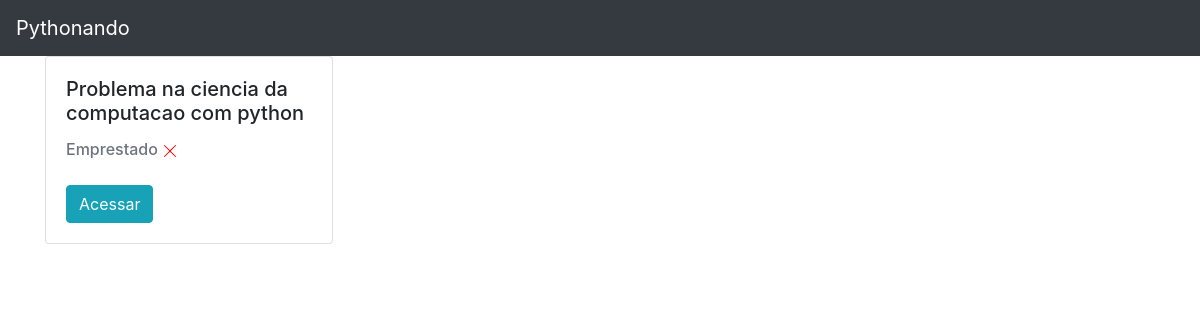
Page /livro/home/ (signed in) on the earlier database version.
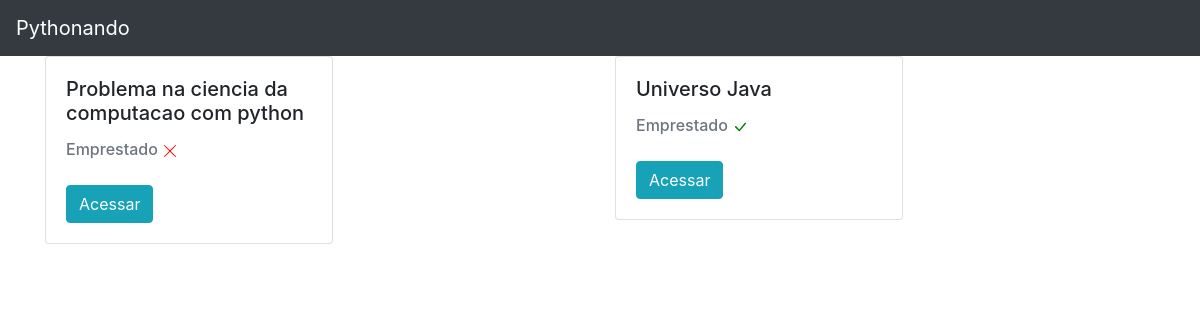
Same page on the later database version.
### livro/models.py (models this page shows, shortened)
class Livros(models.Model):
    nome = models.CharField(max_length=100)
    autor = models.CharField(max_length=30)
    co_author = models.CharField(max_length=30, blank=True, null=True)
    data_cadastro = models.DateField(default=date.today)
    emprestado = models.BooleanField(default=False)
    nome_emprestado = models.CharField(max_length=30, blank=True, null=True)
    data_emprestimo = models.DateTimeField(blank=True, null=True)
    data_devolucao = models.DateTimeField(blank=True, null=True)
    tempo_duracao = models.DateField(blank=True, null=True)
    categoria = models.ForeignKey(Categoria, on_delete=models.DO_NOTHING)
    usuario = models.ForeignKey(Usuario, on_delete=models.DO_NOTHING)
    class Meta:
        verbose_name = 'Livro'
        verbose_name_plural = 'Livros'

### livro/views.py (the view)
# urls.py: 2. Add a URL to urlpatterns:  path('', views.home, name='home')
def home(request):
    if request.session.get('usuario'):
        usuario = Usuario.objects.get(id = request.session['usuario'])
        livros = Livros.objects.filter(usuario=usuario)
        return render(request, 'home.html', {'livros': livros})
    else:
        return redirect('/auth/login/?status=2')

### livro/templates/home.html (shortened to what this page needs)
{% extends 'base.html' %}
{% block 'conteudo' %}
<div class="container">
    <div class="row">
        {% for livro in livros %}
        <div class="col-md">
            <div class="card" style="width: 18rem;">
                <div class="card-body">
                  <h5 class="card-title">{{livro.nome}}</h5>
                  {% if livro.emprestado %}
                  <h6 style="display: inline;" class="card-subtitle mb-2 text-muted">Emprestado</h6>
                  {% else %}
                  <h6 style="display: inline;" class="card-subtitle mb-2 text-muted">Emprestado</h6>
                  {% endif  %}
                  <br>
                  <br>
                  <button class="btn btn-info">Acessar</button>
                </div>
              </div>
        </div>
    {% endfor %}
    </div>
</div>
{% endblock %}

### templates/base.html (shortened to what this page needs)
<!doctype html>
<html lang="pt-BR">
  <head>
    <link rel="stylesheet" href="https://cdn.jsdelivr.net/npm/bootstrap@4.6.2/dist/css/bootstrap.min.css">
  </head>
  <body>
    <nav class="navbar navbar-dark bg-dark">
      <a class="navbar-brand" href="#">Pythonando</a>
    </nav>
    {% block 'conteudo' %} {% endblock %}
  </body>
</html>

Differences in the rows shown:
added Livros: nome "Universo Java", emprestado "Emprestado"
